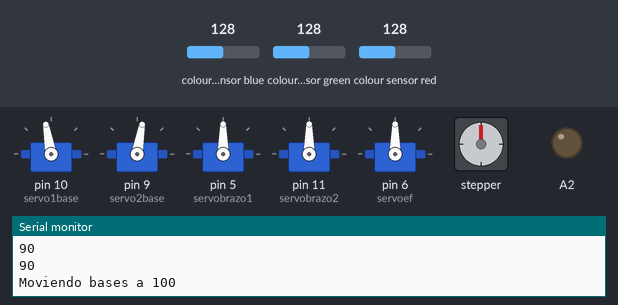
The sketch below on a simulated Arduino Uno, built with avr-gcc and run on an emulated ATmega328P. Parts: 5 × servo, stepper motor, output pins drawn as LEDs (lit = HIGH), the last lines printed to the serial monitor. Wiring (inferred from the names in the program): TCS3200 colour sensor: output pin 8; S2 pin 2; S3 pin 4. The inputs (shaded band) are chosen by the test bench; at power-on: colour sensor blue 128, colour sensor green 128, colour sensor red 128. Stepper angles assume 500 steps per turn; pins used as bus, display or sensor lines are not drawn.

Above: at 0.1 s.
At 4.1 s:
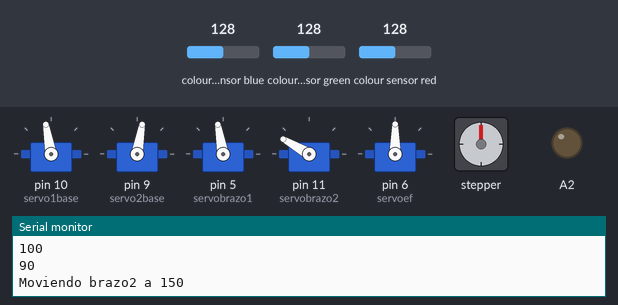
At 7.18 s:
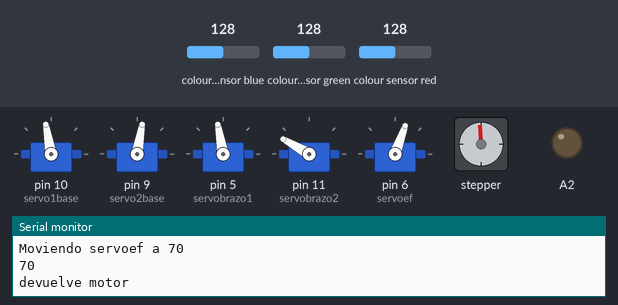
At 9.65 s:
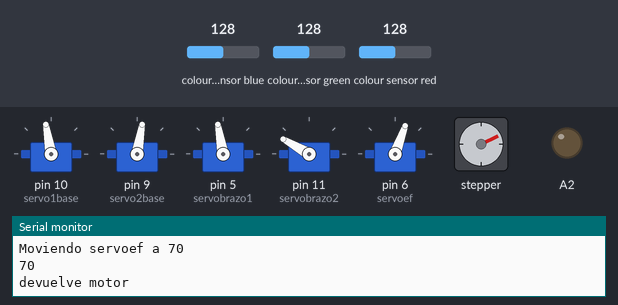
At 25.2 s:
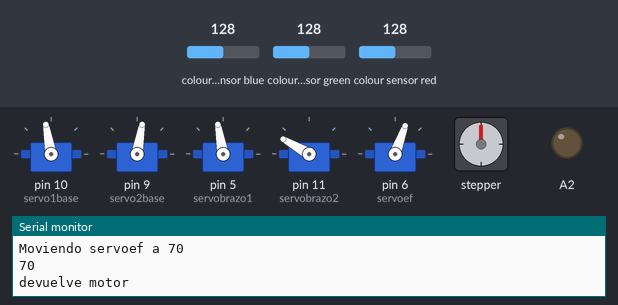
At 36.2 s:
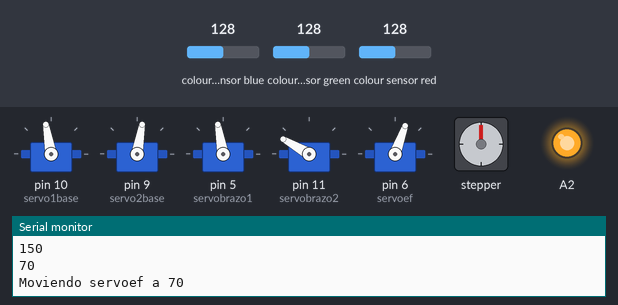
Timing chart, 0 to 40.0 s (numbered marks = the images above):
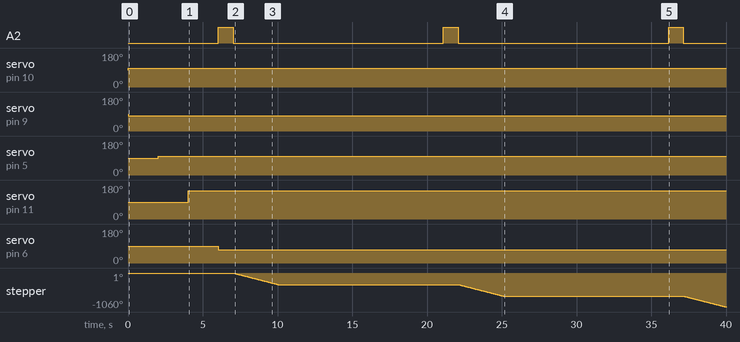

Measured:
- by itself, A2: alternates HIGH for 1.0 s and LOW for 14.1 s
- by itself, servo on pin 10 (servo1base): 90° → 100° at 0.03 s
- by itself, servo on pin 9 (servo2base): 90° → 80° at 0.03 s
- by itself, servo on pin 5 (servobrazo1): 90° → 100° at 2.0 s
- by itself, servo on pin 11 (servobrazo2): 90° → 150° at 4.0 s
- by itself, servo on pin 6 (servoef): 90° → 70° at 6.0 s
- by itself, stepper: turns 360° counter-clockwise in 3.0 s, then 360° counter-clockwise in 3.0 s, then 337° counter-clockwise in 2.8 s

The sketch:

vinobotsecuencia.ino
```cpp
#include <Servo.h>
#include <Stepper.h>

Servo servo1base;
Servo servo2base;
Servo servobrazo1;
Servo servobrazo2;
Servo servoef;
int pasos = 500;
int angle;
int us;

int valor1;
int valor2;
int valor3;
int valor4;
int valor5;

Stepper myStepper(pasos, 3, 7, 12, 13);

#define S0 0
#define S1 1
#define S2 2
#define S3 4
#define salidaSensor 8

//  frecuencias de los fotodiodos
int frecuenciaRojo = 0;
int frecuenciaVerde = 0;
int frecuenciaAzul = 0;
int colorRojo;
int colorVerde;
int colorAzul;

void color(){
   // lectura de los valores de color utilizando filtros RGB
  digitalWrite(S2,LOW);
  digitalWrite(S3,LOW);
  delay(10); // se pone para estabilizar el sensor
  frecuenciaRojo = pulseIn(salidaSensor, LOW);
  colorRojo = map(frecuenciaRojo, 28, 145, 255, 0);
  Serial.print("R = ");
  Serial.print(colorRojo);

  digitalWrite(S2,HIGH);
  digitalWrite(S3,HIGH);
  delay(10); // se pone para estabilizar el sensor
  frecuenciaVerde = pulseIn(salidaSensor, LOW);
  colorVerde = map(frecuenciaVerde, 32, 160, 255, 0);
  Serial.print(" G = ");
  Serial.print(colorVerde);

  digitalWrite(S2,LOW);
  digitalWrite(S3,HIGH);
  delay(10); // se pone para estabilizar el sensor
  frecuenciaAzul = pulseIn(salidaSensor, LOW);
  colorAzul = map(frecuenciaAzul, 30, 150, 255, 0);
  Serial.print(" B = ");
  Serial.println(colorAzul);

}

void setup() {
  // put your setup code here, to run once:
  myStepper.setSpeed(20); // rpm

  servo1base.attach(10);
  servo2base.attach(9);
  servobrazo1.attach(5);
  servobrazo2.attach(11);
  servoef.attach(6);

  pinMode(A2, OUTPUT);

  pinMode(S0, OUTPUT);
  pinMode(S1, OUTPUT);
  pinMode(S2, OUTPUT);
  pinMode(S3, OUTPUT);

  // se define salidaSensor como entrada
  pinMode(salidaSensor, INPUT);

  // se define la escala de frecuencia a 20%
  digitalWrite(S0,HIGH);
  digitalWrite(S1,LOW);

  Serial.begin(9600);

  Serial.println("Setup completo");
}

void loop() {

  // put your main code here, to run repeatedly:


  color();
  if (colorRojo > 80 && colorAzul > 80 && colorVerde < colorRojo && colorVerde < colorAzul) {
    Serial.println(" - Detectado MORADO");
    valor1=servo1base.read();
    valor2=servo2base.read();
    Serial.println(valor1);
    Serial.println(valor2);
    Serial.println("Moviendo bases a 120");
    angle = 120; // Ángulo deseado
    us = map(angle, 0, 180,  700, 2300); // Mapea el ángulo a microsegundos (ajusta los valores según tu servo)
    servo1base.write(angle);
    angle = 180-120; // Ángulo deseado
    us = map(angle, 0, 180, 700, 2300); // Mapea el ángulo a microsegundos (ajusta los valores según tu servo)
    servo2base.write(angle);
    delay(1000);
    valor1=servo1base.read();
    valor2=servo2base.read();
    Serial.println(valor1);
    Serial.println(valor2);
    delay(1000);


    valor3=servobrazo1.read();
    Serial.println(valor3);
    Serial.println("Moviendo brazo1 a 160");
    angle = 160; // Ángulo deseado
    us = map(angle, 0, 180,  700, 2300); // Mapea el ángulo a microsegundos (ajusta los valores según tu servo)
    servobrazo1.write(angle);
    delay(1000);
    valor3=servobrazo1.read();
    Serial.println(valor3);
    delay(1000);


    valor4=servobrazo2.read();
    Serial.println(valor4);
    Serial.println("Moviendo brazo2 a 100");
    angle = 100; // Ángulo deseado
    us = map(angle, 0, 180,  700, 2300); // Mapea el ángulo a microsegundos (ajusta los valores según tu servo)
    servobrazo2.write(angle);
    delay(1000);
    valor4=servobrazo2.read();
    Serial.println(valor4);
    delay(1000);

    valor5=servoef.read();
    Serial.println(valor5);
    digitalWrite(A2,HIGH);
    Serial.println("Moviendo servoef a 100");
    servoef.write(100);
    delay(1000);
    valor5=servoef.read();
    Serial.println(valor5);
    delay(1000);
    Serial.println("mueve motor");
    myStepper.step(pasos);
    delay(1000);
    digitalWrite(A2,LOW);

  } else if (colorVerde > 100 && colorVerde > colorRojo && colorVerde > colorAzul) {
    Serial.println(" - Detectado VERDE");

    valor1=servo1base.read();
    valor2=servo2base.read();
    Serial.println(valor1);
    Serial.println(valor2);
    Serial.println("Moviendo bases a 100");
    angle = 100; // Ángulo deseado
    us = map(angle, 0, 180,  700, 2300); // Mapea el ángulo a microsegundos (ajusta los valores según tu servo)
    servo1base.write(angle);
    angle = 180-100; // Ángulo deseado
    us = map(angle, 0, 180,  700, 2300); // Mapea el ángulo a microsegundos (ajusta los valores según tu servo)
    servo2base.write(angle);
    delay(1000);
    valor1=servo1base.read();
    valor2=servo2base.read();
    Serial.println(valor1);
    Serial.println(valor2);
    delay(1000);


    valor3=servobrazo1.read();
    Serial.println(valor3);
    Serial.println("Moviendo brazo1 a 100");
    angle = 100; // Ángulo deseado
    us = map(angle, 0, 180,  700, 2300); // Mapea el ángulo a microsegundos (ajusta los valores según tu servo)
    servobrazo1.write(angle);
    delay(1000);
    valor3=servobrazo1.read();
    Serial.println(valor3);
    delay(1000);


    valor4=servobrazo2.read();
    Serial.println(valor4);
    Serial.println("Moviendo brazo2 a 150");
    angle = 150; // Ángulo deseado
    us = map(angle, 0, 180,  700, 2300); // Mapea el ángulo a microsegundos (ajusta los valores según tu servo)
    servobrazo2.write(angle);
    delay(1000);
    valor4=servobrazo2.read();
    Serial.println(valor4);
    delay(1000);

    valor5=servoef.read();
    Serial.println(valor5);
    digitalWrite(A2,HIGH);
    Serial.println("Moviendo servoef a 70");
    servoef.write(70);
    delay(1000);
    valor5=servoef.read();
    Serial.println(valor5);
    digitalWrite(A2,LOW);

    Serial.println("devuelve motor");
    myStepper.step(-pasos);
    // Agregar tiempo de inactividad para reducir la corriente
    delay(2000);

  }


  // Agregar tiempo de inactividad para reducir la corriente
  delay(3000);


}
```
